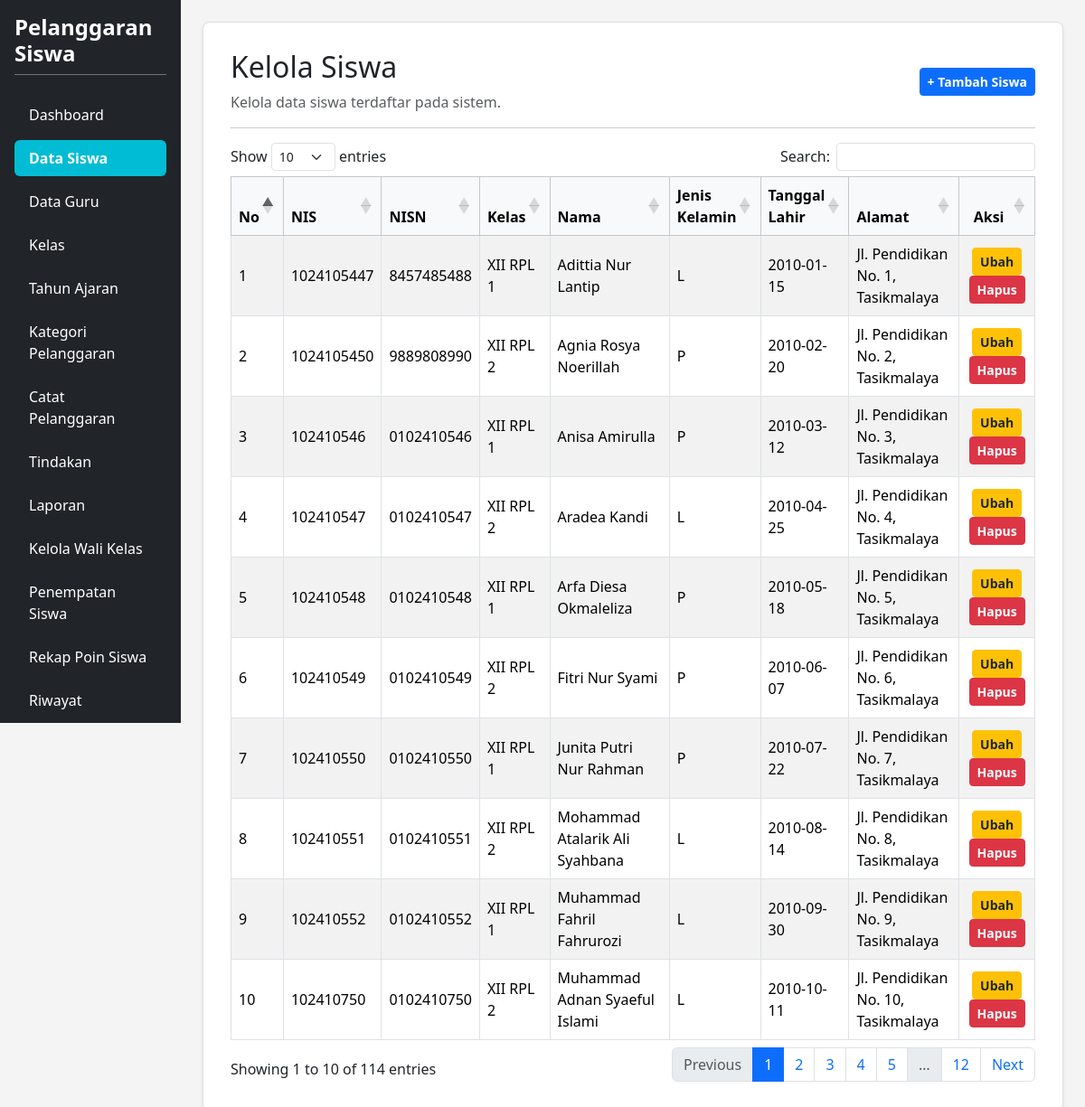
/kelola_siswa.php (signed in), run on the app's committed database.
### tables this page shows
CREATE TABLE `t_siswa` (
  `id` int(11) NOT NULL,
  `nis` varchar(10) NOT NULL,
  `nisn` varchar(15) NOT NULL,
  `nama` varchar(150) NOT NULL,
  `kelas_id` int(11) DEFAULT NULL,
  `jenis_kelamin` char(1) NOT NULL,
  `tanggal_lahir` date NOT NULL,
  `alamat` text NOT NULL,
  `status_aktif` tinyint(1) NOT NULL,
  `created_at` timestamp NOT NULL DEFAULT current_timestamp(),
  `updated_at` timestamp NOT NULL DEFAULT current_timestamp()
);

### kelola_siswa.php (the view, shortened to what this page needs)
<?php
require_once 'config.php';
$title = 'Kelola Siswa';
$db_pdo = $pdo ?? ($conn instanceof PDO ? $conn : null);
?>
<!DOCTYPE html>
<html lang="id">
<head>
    <link href="https://cdn.jsdelivr.net/npm/bootstrap@5.3.8/dist/css/bootstrap.min.css" rel="stylesheet">
    <link href="https://cdn.datatables.net/1.13.8/css/dataTables.bootstrap5.min.css" rel="stylesheet">
</head>
<body>
<div class="container-fluid d-flex p-0" style="min-height: 100vh;">
    <div class="row flex-grow-1 g-0 w-100">
        <?php include "layout/sidebar.php"; ?>
        <main class="col-md-9 col-lg-10 p-4">
            <div class="content-card shadow-sm">
                <div class="d-flex justify-content-between align-items-center mb-3">
                    <div>
                        <h2><?= htmlspecialchars($title) ?></h2>
                        <p class="text-muted mb-0">Kelola data siswa terdaftar pada sistem.</p>
                    </div>
                    <a href="tambah_siswa.php" class="btn btn-primary btn-sm fw-semibold">+ Tambah Siswa</a>
                </div>
                <hr>
                <div class="table-responsive">
                    <table id="tableSiswa" class="table table-bordered table-striped align-middle w-100">
                        <thead class="table-light">
                            <tr>
                                <th width="5%">No</th>
                                <th>NIS</th>
                                <th>NISN</th>
                                <th>Kelas</th>
                                <th>Nama</th>
                                <th>Jenis Kelamin</th>
                                <th>Tanggal Lahir</th>
                                <th>Alamat</th>
                                <th width="15%" class="text-center">Aksi</th>
                            </tr>
                        </thead>
                        <tbody>
                            <?php
                            if ($db_pdo) {
                                try {
                                    $sql = "SELECT s.*,
                                                (SELECT k.nama
                                                 FROM t_kelas_siswa ks
                                                 INNER JOIN t_kelas k ON k.id = ks.kelas_id
                                                 WHERE ks.siswa_id = s.id
                                                   AND ks.status_aktif = 1
                                                 ORDER BY ks.id DESC
                                                 LIMIT 1) AS nama_kelas
                                            FROM t_siswa s
                                            ORDER BY s.id ASC";
                                    $rows = $db_pdo->query($sql)->fetchAll(PDO::FETCH_ASSOC);
                                    if (count($rows) > 0) {
                                        foreach ($rows as $i => $r) {
                                            ?>
                                            <tr>
                                                <td><?= $i + 1 ?></td>
                                                <td><?= htmlspecialchars($r['nis'] ?? '-') ?></td>
                                                <td><?= htmlspecialchars($r['nisn'] ?? '-') ?></td>
                                                <td><?= htmlspecialchars($r['nama_kelas'] ?? '-') ?></td>
                                                <td><?= htmlspecialchars($r['nama'] ?? '-') ?></td>
                                                <td><?= htmlspecialchars($r['jenis_kelamin'] ?? '-') ?></td>
                                                <td><?= htmlspecialchars($r['tanggal_lahir'] ?? '-') ?></td>
                                                <td><?= htmlspecialchars($r['alamat'] ?? '-') ?></td>
                                                <td class="text-center">
                                                    <a href="edit_siswa.php?id=<?= $r['id'] ?>" class="btn btn-warning btn-sm text-dark px-2 fw-semibold">Ubah</a>
                                                    <a href="hapus_siswa.php?id=<?= $r['id'] ?>" class="btn btn-danger btn-sm text-white px-2 fw-semibold" onclick="return confirm('Yakin ingin menghapus data ini?')">Hapus</a>
                                                </td>
                                            </tr>
                                            <?php
                                        }
                                    } else {
                                        echo '<tr><td colspan="9" class="text-center text-muted py-4">Belum ada data siswa di dalam database.</td></tr>';
                                    }
                                } catch (Exception $e) {
                                    echo '<tr><td colspan="9" class="text-center text-danger py-4">Error memuat data: ' . htmlspecialchars($e->getMessage()) . '</td></tr>';
                                }
                            } else {
                                echo '<tr><td colspan="9" class="text-center text-danger py-4">Koneksi database belum terhubung dengan benar.</td></tr>';
                            }
                            ?>
                        </tbody>
                    </table>
                </div>
            </div>
        </main>
    </div>
</div>
</body>
</html>

### kelola_siswa.php (style rules this page uses)
body { background-color: #f4f4f4; overflow-x: hidden; margin: 0; }
.content-card { background-color: #ffffff; border: 1px solid #e0e0e0; border-radius: 8px; padding: 30px; box-shadow: 0 2px 5px rgba(0,0,0,0.05); }

### data on the page
t_siswa: nis "1024105447", nisn "8457485488", nama_kelas "XII RPL 1", nama "Adittia Nur Lantip", jenis_kelamin "L", tanggal_lahir "2010-01-15", alamat "Jl. Pendidikan No. 1, Tasikmalaya"
t_siswa: nis "1024105450", nisn "9889808990", nama_kelas "XII RPL 2", nama "Agnia Rosya Noerillah", jenis_kelamin "P", tanggal_lahir "2010-02-20", alamat "Jl. Pendidikan No. 2, Tasikmalaya"
t_siswa: nis "102410546", nisn "0102410546", nama_kelas "XII RPL 1", nama "Anisa Amirulla", jenis_kelamin "P", tanggal_lahir "2010-03-12", alamat "Jl. Pendidikan No. 3, Tasikmalaya"
t_siswa: nis "102410547", nisn "0102410547", nama_kelas "XII RPL 2", nama "Aradea Kandi", jenis_kelamin "L", tanggal_lahir "2010-04-25", alamat "Jl. Pendidikan No. 4, Tasikmalaya"
t_siswa: nis "102410548", nisn "0102410548", nama_kelas "XII RPL 1", nama "Arfa Diesa Okmaleliza", jenis_kelamin "P", tanggal_lahir "2010-05-18", alamat "Jl. Pendidikan No. 5, Tasikmalaya"
t_siswa: nis "102410549", nisn "0102410549", nama_kelas "XII RPL 2", nama "Fitri Nur Syami", jenis_kelamin "P", tanggal_lahir "2010-06-07", alamat "Jl. Pendidikan No. 6, Tasikmalaya"
t_siswa: nis "102410550", nisn "0102410550", nama_kelas "XII RPL 1", nama "Junita Putri Nur Rahman", jenis_kelamin "P", tanggal_lahir "2010-07-22", alamat "Jl. Pendidikan No. 7, Tasikmalaya"
t_siswa: nis "102410551", nisn "0102410551", nama_kelas "XII RPL 2", nama "Mohammad Atalarik Ali Syahbana", jenis_kelamin "L", tanggal_lahir "2010-08-14", alamat "Jl. Pendidikan No. 8, Tasikmalaya"
t_siswa: nis "102410552", nisn "0102410552", nama_kelas "XII RPL 1", nama "Muhammad Fahril Fahrurozi", jenis_kelamin "L", tanggal_lahir "2010-09-30", alamat "Jl. Pendidikan No. 9, Tasikmalaya"
t_siswa: nis "102410750", nisn "0102410750", nama_kelas "XII RPL 2", nama "Muhammad Adnan Syaeful Islami", jenis_kelamin "L", tanggal_lahir "2010-10-11", alamat "Jl. Pendidikan No. 10, Tasikmalaya"

### other printed values
$title "Kelola Siswa"
